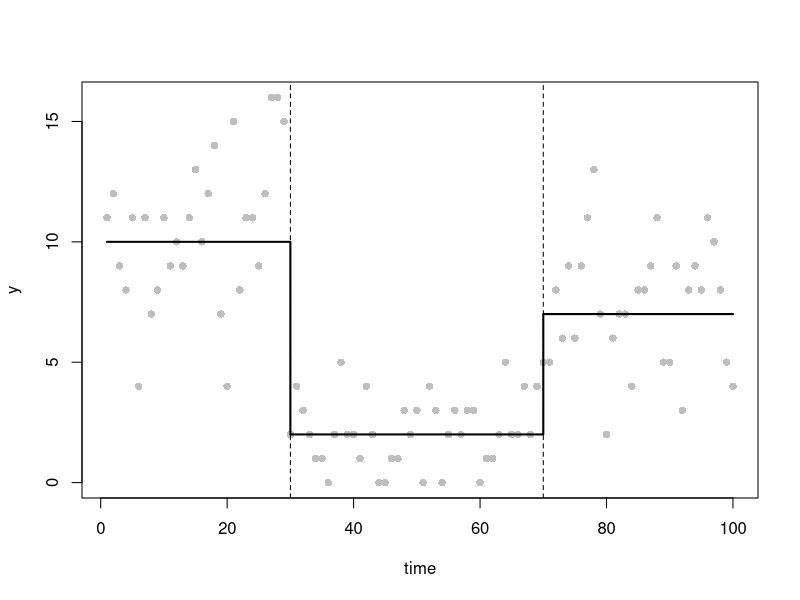
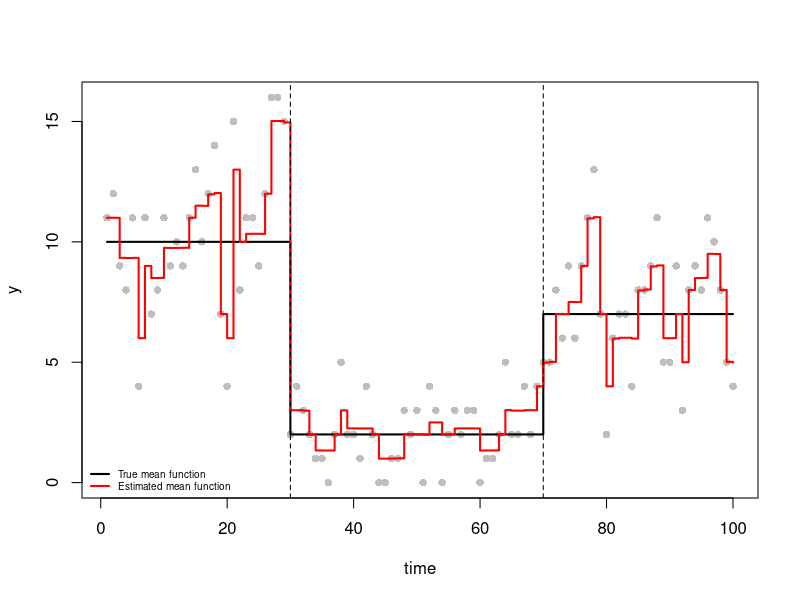
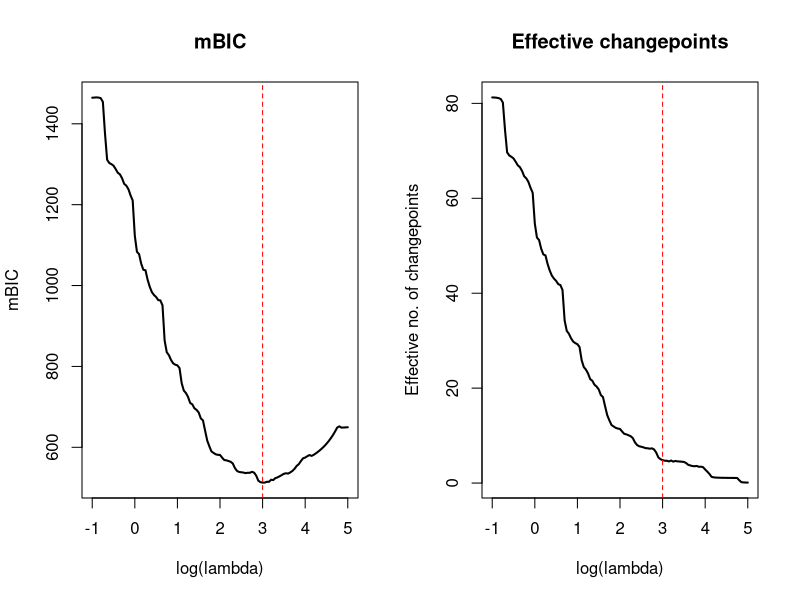
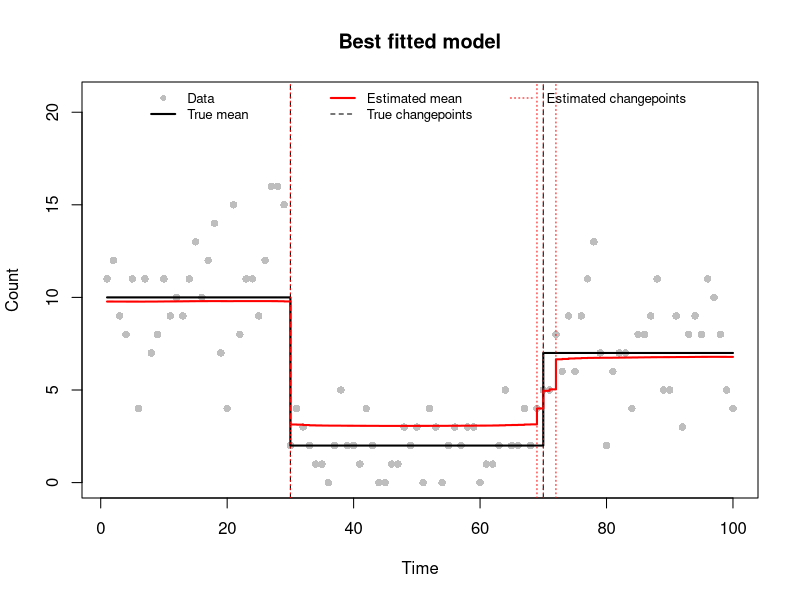
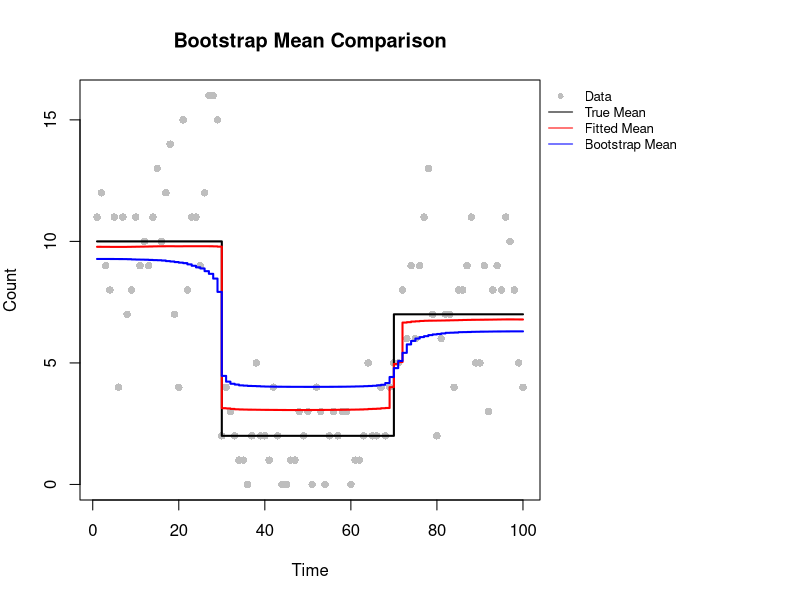
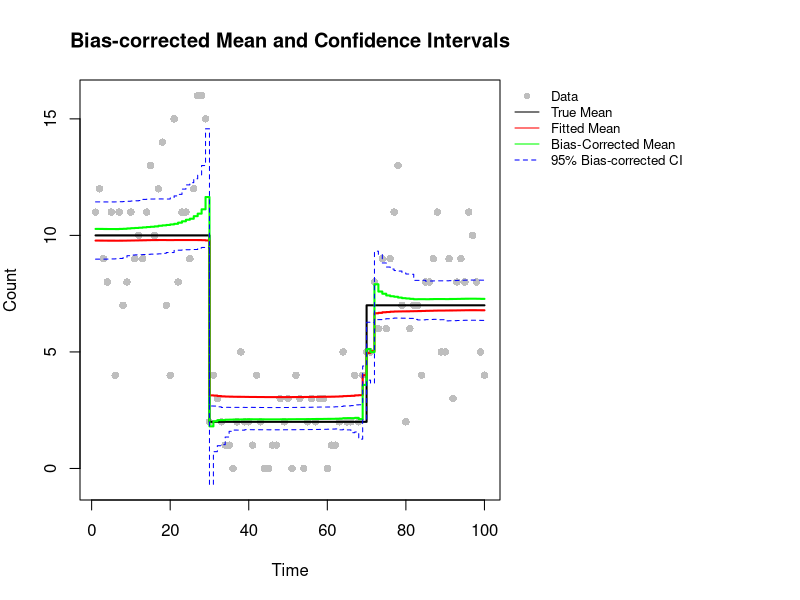

Write the R code that produced these figures, in order.
# ====================================================================
# Group 7 - Practical 3
# Team Members:
# Jiayi Qu (s2936988)
# Ting Wu (s2988142)
# Zimo Xiao (s2972405)

# GitHub repository:
# https://github.com/extended-statistical-programming/Practical3.git

# Overview:
# This practical estimates changepoints in Poisson count data using
# a smoothed LASSO penalty. We implement the objective, gradient and
# Hessian, and use BFGS optimization to estimate the mean function with
# an initial value of lambda = 1.
# Then we choose the best penalty value by minimizing mBIC and use the
# corresponding fitted model to estimate the mean function and
# effective changepoint positions.
# Parametric bootstrapping is then used to estimate uncertainty associated
# with the mean function from the best fitted model,
# correct bias and construct 95% confidence intervals.

# Contribution Statement:
# All team members contributed roughly equally (~33.3% each).
# 1. Jiayi Qu: Implemented the penalized objective, gradient and
#    Hessian, tested the derivatives and performed the initial fit with
#    lambda = 1. Wrote the overview.
# 2. Ting Wu: Wrote fit_poisson_lasso() to compute the effective
#    number of changepoints and mBIC, ran the lambda grid search
#    and selected the optimal penalty by minimising mBIC.
#    Estimated the number and locations of changepoints and
#    produced the mBIC and best-fit plots.
# 3. Zimo Xiao: Implemented the parametric bootstrap with 200 replications,
#    calculated the bias-corrected mean estimates and 95% basic bootstrap
#    confidence intervals, and produced comparison plots to evaluate the
#    estimation results.

# Collaborative Efforts:
# All parts of the practical were thoroughly discussed as a group.
# Each team member's code was reviewed by the other two after being
# committed to GitHub.

# ============================ FUNCTIONS ==============================
# Functions for Parts 2-6: objective, derivatives, derivative tests,
# and the per-lambda fit used in the grid search.
poisson_lasso_objective <- function(beta,
                                    y,
                                    lambda = 1,
                                    eps = 1e-6) {
  # Evaluate the smoothed LASSO-penalized Poisson objective.
  # Inputs:
  # beta - The parameter vector of length n.
  # y - Observed data vector.
  # lambda - The penalty parameter λ (default: 1).
  # eps - The smoothing parameter ϵ for approximating the absolute function
  # (default: 1e-6).
  # Outputs:
  # The objective value.
  eta <- cumsum(beta)
  # Calculate the negative log-likelihood.
  # lgamma(y + 1) computes more stably than log(factorial(y)).
  nll <- sum(exp(eta) - y * eta + lgamma(y + 1))
  lasso_penalty <- lambda * sum(sqrt(beta[-1]^2 + eps))
  return(nll + lasso_penalty)
}

poisson_lasso_grad <- function(beta,
                               y,
                               lambda = 1,
                               eps = 1e-6) {
  # Evaluate the gradient of the objective with respect to beta.
  # Inputs:
  # beta - The parameter vector of length n.
  # y - Observed data vector.
  # lambda - The penalty parameter λ (default: 1).
  # eps - The smoothing parameter ϵ for approximating the absolute function
  # (default: 1e-6).
  # Outputs:
  # Gradient vector with respect to beta.
  eta <- cumsum(beta)
  mu <- exp(eta)
  grad_nll <- rev(cumsum(rev(mu - y)))
  grad_penalty <- c(0, lambda * beta[-1] / sqrt(beta[-1]^2 + eps))
  return(grad_nll + grad_penalty)
}

first_derivative_test <- function(beta_test, y_test, h = 1e-6) {
  # Test the gradient using finite differences.
  # Inputs:
  # beta_test - The test parameter vector of length n.
  # y_test - The test data vector.
  # h - Finite-difference step size (default: 1e-6).
  # Outputs:
  # The maximum absolute difference between the
  # numerical and analytical gradients.
  grad_fd <- numeric(length(beta_test))
  for (j in seq_along(beta_test)) {
    beta_plus <- beta_test
    beta_minus <- beta_test
    beta_plus[j] <- beta_plus[j] + h
    beta_minus[j] <- beta_minus[j] - h
    C_plus <- poisson_lasso_objective(beta_plus, y_test)
    C_minus <- poisson_lasso_objective(beta_minus, y_test)
    grad_fd[j] <- (C_plus - C_minus) / (2 * h)
  }
  grad_test <- poisson_lasso_grad(beta_test, y_test)
  return(max(abs(grad_fd - grad_test)))
}

poisson_lasso_hess <- function(beta,
                               y,
                               lambda = 1,
                               eps = 1e-6) {
  # Evaluate the Hessian matrix of the objective.
  # Inputs:
  # beta - The parameter vector of length n.
  # y - Observed data vector.
  # lambda - The penalty parameter λ (default: 1).
  # eps - The smoothing parameter ϵ for approximating
  # the absolute function (default: 1e-6).
  # Outputs:
  # Hessian matrix with respect to beta.
  eta <- cumsum(beta)
  mu <- exp(eta)
  # Calculate Hessian of the negative log-likelihood.
  n <- length(beta)
  index <- outer(1:n, 1:n, pmax)
  s <- rev(cumsum(rev(mu)))
  H_nll <- matrix(s[index], n, n)
  # Calculate Hessian of the smoothed LASSO penalty.
  penalty_diag <- c(0, lambda * eps / (beta[-1]^2 + eps)^(3 / 2))
  return(H_nll + diag(penalty_diag))
}

second_derivative_test <- function(beta_test, y_test, h = 1e-6) {
  # Test the Hessian using finite differences.
  # Inputs:
  # beta_test - The test parameter vector of length n.
  # y_test - The test data vector.
  # h - Finite-difference step size (default: 1e-6).
  # Outputs:
  # The maximum absolute difference between the
  # numerical and analytical Hessian matrices.
  n <- length(beta_test)
  H_fd <- matrix(0, n, n)
  for (j in seq_along(beta_test)) {
    beta_plus <- beta_test
    beta_minus <- beta_test
    beta_plus[j] <- beta_plus[j] + h
    beta_minus[j] <- beta_minus[j] - h
    grad_plus <- poisson_lasso_grad(beta_plus, y_test)
    grad_minus <- poisson_lasso_grad(beta_minus, y_test)
    H_fd[, j] <- (grad_plus - grad_minus) / (2 * h)
  }
  H_test <- poisson_lasso_hess(beta_test, y_test)
  return(max(abs(H_fd - H_test)))
}

fit_poisson_lasso <- function(y, lambda, beta_start) {
  # Fit the model for one penalty value and score how good the fit is.
  # Inputs:
  # y - The observed data vector.
  # lambda - The penalty parameter lambda (larger = fewer jumps allowed).
  # beta_start - Starting values for beta (length n).
  # Outputs:
  # A list with:
  # beta - The fitted parameters.
  # mu - The fitted mean at each time point.
  # convergence - 0 if the optimizer reported successful convergence.
  # m_tilde - The effective number of changepoints.
  # mbic - The mBIC score (lower is better).
  
  fit <- optim(par = beta_start,
               fn = poisson_lasso_objective,
               gr = poisson_lasso_grad,
               lambda = lambda,
               y = y,
               method = "BFGS",
               control = list(maxit = 5000, reltol = 1e-9))
  
  # Warn if the optimizer did not finish, as the fit may be unreliable.
  if (fit$convergence != 0)
    warning("BFGS did not converge for lambda = ", signif(lambda, 4))
  
  beta <- fit$par
  mu <- exp(cumsum(beta))
  
  # EDF = trace(H_lambda^{-1} H_0), where H_lambda and H_0 are the Hessians
  # with and without the penalty at the fitted beta. solve(H_lambda, H_0)
  # gives H_lambda^{-1} H_0 and sum(diag(...)) takes its trace.
  # A clear jump contributes about 1 and a jump shrunk to zero about 0.
  # beta_1 (the baseline level) also counts 1, so subtract 1 to get the
  # effective number of changepoints.
  H_lambda <- poisson_lasso_hess(beta, y, lambda = lambda)
  H_0 <- poisson_lasso_hess(beta, y, lambda = 0)
  m_tilde <- sum(diag(solve(H_lambda, H_0))) - 1
  
  # Calculate mBIC using the log-likelihood without the LASSO penalty.
  # This balances goodness of fit against having too many changepoints.
  loglik <- sum(dpois(y, mu, log = TRUE))
  mbic <- 3 * m_tilde * log(length(y)) - 2 * loglik
  
  return(list(beta = beta,
              mu = mu,
              convergence = fit$convergence,
              m_tilde = m_tilde,
              mbic = mbic))
}


# ========================== MAIN ANALYSIS ============================

# ---------------------------------------------------------------------
# Part 1. Simulate data
# ---------------------------------------------------------------------
# Simulate Poisson changepoint data.
set.seed(12345)
n <- 100
time <- 1:n
# cpt positions (with tau_0 and tau_{m+1})
tau_true <- c(1, 30, 70, n + 1)
# number of cpts (m)
m_true <- length(tau_true) - 2
# segment parameters (theta_1, theta_2, theta_3)
theta_true <- c(10, 2, 7)
## mean function
mu_true <- numeric(n)
for (i in seq_along(theta_true))
  mu_true[tau_true[i]:(tau_true[i + 1] - 1)] <- theta_true[i]
y <- rpois(n, lambda = mu_true)
plot(time, y, pch = 16, col = "grey")
lines(mu_true,
      col = "black",
      lwd = 2,
      type = "s")
abline(v = tau_true[-c(1, length(tau_true))], lty = "dashed")

# ---------------------------------------------------------------------
# Part 2. Check derivatives by finite differencing
# ---------------------------------------------------------------------
# Check the gradient and Hessian using finite differences.
grad_error <- first_derivative_test(c(log(2), 0, log(5), 0), c(1, 2, 3, 4))
hess_error <- second_derivative_test(c(log(2), 0, log(5), 0), c(1, 2, 3, 4))
print(c(gradient = grad_error, hessian = hess_error))
# The small differences support the analytical derivatives.

# ---------------------------------------------------------------------
# Part 3. Initial fit (lambda = 1)
# ---------------------------------------------------------------------
# Fit the initial model using BFGS with lambda = 1.
beta_initial <- numeric(n)
beta_initial[1] <- log(mean(y))
fit <- optim(par = beta_initial,
             fn = poisson_lasso_objective,
             gr = poisson_lasso_grad,
             lambda = 1,
             y = y,
             method = "BFGS",
             control = list(maxit = 5000, reltol = 1e-9))
# Check the algorithm convergence and the maximum absolute gradient.
if (fit$convergence != 0)
  warning("Initial BFGS fit did not converge")
max(abs(poisson_lasso_grad(fit$par, y)))
# BFGS converged successfully and the gradient is close to zero.

# Evaluate the mean function from the parameter estimates.
mu_hat <- exp(cumsum(fit$par))
# Plot the data (y) and add both the true (mu_true) and
# estimated (mu_hat) mean functions.
# The diagram shows that the estimated mean function
# captures the main changes near times 30 and 70,
# with some fluctuations within each segment.
plot(time, y, pch = 16, col = "grey")
lines(mu_true,
      col = "black",
      lwd = 2,
      type = "s")
lines(mu_hat,
      col = "red",
      lwd = 2,
      type = "s")
abline(v = tau_true[-c(1, length(tau_true))], lty = "dashed")
legend("bottomleft",
       legend = c("True mean function", "Estimated mean function"),
       col = c("black", "red"),
       lwd = 2,
       bty = "n",
       cex = 0.6)

# ---------------------------------------------------------------------
# Part 4. Choose lambda by mBIC
# ---------------------------------------------------------------------
# Try a grid of lambda values and choose the one with the lowest mBIC.
log_lambda <- seq(-1, 5, by = 0.05)
len_log_lambda <- length(log_lambda)
mbic <- numeric(len_log_lambda)
m_tilde <- numeric(len_log_lambda)
convergence <- numeric(len_log_lambda)

beta_start <- beta_initial
best_fit <- NULL

# Record the time taken for the grid search.
grid_time <- system.time(
  for (i in seq_along(log_lambda)) {
    grid_fit <- fit_poisson_lasso(y,
                                  exp(log_lambda[i]),
                                  beta_start)
    
    mbic[i] <- grid_fit$mbic
    m_tilde[i] <- grid_fit$m_tilde
    convergence[i] <- grid_fit$convergence
    
    # Remember the best fit so far, so Part 5 can reuse it.
    # Update only on a strictly smaller mBIC, so ties keep the first
    # minimum, matching which.min() below.
    if (i == 1 || mbic[i] < min(mbic[seq_len(i - 1)]))
      best_fit <- grid_fit
    
    # Start the next fit from the current solution to save time.
    beta_start <- grid_fit$beta
  }
)

# Check the elapsed time.
grid_time["elapsed"]

# Check whether every fit converged successfully.
all(convergence == 0)

# Select the lambda value with the smallest mBIC.
lambda_hat <- exp(log_lambda[which.min(mbic)])
lambda_hat

# All fits reported convergence. The selected lambda lies
# inside the search grid rather than at its boundaries.

# Plot mBIC and the effective number of changepoints against log(lambda).
par(mfrow = c(1, 2))

plot(log_lambda,
     mbic,
     type = "l",
     lwd = 2,
     xlab = "log(lambda)",
     ylab = "mBIC",
     main = "mBIC")

abline(v = log(lambda_hat),
       lty = "dashed",
       col = "red")

plot(log_lambda,
     m_tilde,
     type = "l",
     lwd = 2,
     xlab = "log(lambda)",
     ylab = "Effective no. of changepoints",
     main = "Effective changepoints")

abline(v = log(lambda_hat),
       lty = "dashed",
       col = "red")

par(mfrow = c(1, 1))

# Small lambda values allow many changepoints, while large lambda values
# penalise changes more strongly and therefore give fewer changepoints.
# The red dashed line marks the selected lambda.

# ---------------------------------------------------------------------
# Part 5. Best fit and estimated changepoints
# ---------------------------------------------------------------------
# Use the best fit to estimate the changepoints.
# best_fit is the converged fit already obtained at lambda_hat in Part 4,
# so it is reused here instead of running optim() again.
best_fit$convergence

beta_hat <- best_fit$beta
mu_hat <- best_fit$mu

# Estimate the number of changepoints by rounding m_tilde down.
m_hat <- floor(best_fit$m_tilde)

# Select the m_hat largest absolute jumps, excluding beta_1.
# Add 1 to convert their indices back to time points.
# seq_len(m_hat) also handles the case of no changepoints.
tau_hat <- sort(
  order(abs(beta_hat[-1]), decreasing = TRUE)[seq_len(m_hat)] + 1
)

if (m_hat == 0)
  message("No changepoints detected at lambda_hat.")

# Display the effective and estimated numbers of changepoints.
c(m_tilde = best_fit$m_tilde,
  m_hat = m_hat)

# Display the estimated changepoint locations.
tau_hat
# Four changepoints are estimated, at times 30, 69, 70 and 72
# (truth: 30 and 70). The first true changepoint is recovered exactly;
# near the second, several adjacent changepoints are estimated.


# Plot the data, true and estimated mean functions, and changepoints.
plot(time,
     y,
     pch = 16,
     col = "grey",
     ylim = c(0, 1.3 * max(y)),
     xlab = "Time",
     ylab = "Count",
     main = "Best fitted model")

# True mean function.
lines(mu_true,
      col = "black",
      lwd = 2,
      type = "s")

# Estimated mean function.
lines(mu_hat,
      col = "red",
      lwd = 2,
      type = "s")

# True changepoints.
abline(v = tau_true[-c(1, length(tau_true))],
       lty = "dashed")

# Estimated changepoints.
abline(v = tau_hat,
       lty = "dotted",
       col = "red")

legend("top",
       legend = c("Data",
                  "True mean",
                  "Estimated mean",
                  "True changepoints",
                  "Estimated changepoints"),
       col = c("grey",
               "black",
               "red",
               "black",
               "red"),
       pch = c(16, NA, NA, NA, NA),
       lty = c(NA, 1, 1, 2, 3),
       lwd = c(NA, 2, 2, 1, 1),
       ncol = 3,
       bty = "n",
       cex = 0.8)

# ---------------------------------------------------------------------
# Part 6. Parametric bootstrap and bias correction
# ---------------------------------------------------------------------
# Parametric bootstrap and uncertainty estimation.
set.seed(55555)
b <- 200
# Cap the total number of fitting attempts so the loop always terminates.
max_attempts <- 1000
# Initialize storage for bootstrap estimates.
sample_matrix <- matrix(data = NA, nrow = b, ncol = n)

i <- 1
j <- 0
while (i <= b && j < max_attempts) {
  # Repeat until b converged bootstrap fits are obtained,
  # or until max_attempts fits have been tried.
  # Simulate Poisson data using the fitted mean.
  y_sim <- rpois(n, mu_hat)
  fit_boot <- optim(
    par = beta_hat,
    fn = poisson_lasso_objective,
    gr = poisson_lasso_grad,
    y = y_sim,
    lambda = lambda_hat,
    method = "BFGS",
    control = list(maxit = 5000, reltol = 1e-9)
  )
  # Store the fitted mean only if BFGS reports convergence.
  if (fit_boot$convergence == 0) {
    eta <- cumsum(fit_boot$par)
    mu <- exp(eta)
    sample_matrix[i, ] <- mu
    i <- i + 1
  }
  # Count all fitting attempts.
  j <- j + 1
}

# Stop if fewer than b bootstrap fits converged.
n_success <- i - 1
if (n_success < b) {
  stop("Only ", n_success, " of ", b,
          " bootstrap fits converged within ", max_attempts, " attempts.")
}
  

# Count the bootstrap fits that did not converge.
# All 200 fits converged in the test using seed 55555.
fail_fits <- j - n_success
print(fail_fits)

# Average the bootstrap estimates at each time point.
colmean <- colMeans(sample_matrix)

# Compare the true, fitted and bootstrap-average mean by plotting a graph.
par(mar = c(5, 4, 4, 13))
plot(time, y,
     main = "Bootstrap Mean Comparison",
     ylim = range(c(y, mu_true, mu_hat, colmean)),
     pch = 16,
     col = "grey",
     xlab = "Time",
     ylab = "Count")
lines(time, mu_true,
      type = "s",
      col = "black",
      lwd = 2)
lines(time, mu_hat,
      type = "s",
      col = "red",
      lwd = 2)
lines(time, colmean,
      type = "s",
      col = "blue",
      lwd = 2)
legend("topright",
       inset = c(-0.31, 0),
       legend = c("Data", "True Mean",
                  "Fitted Mean", "Bootstrap Mean"),
       col = c("grey", "black", "red", "blue"),
       pch = c(16, NA, NA, NA),
       lty = c(NA, 1, 1, 1),
       xpd = NA,
       bty = "n",
       cex = 0.8)
print(mean(abs(mu_hat - mu_true)))
print(mean(abs(colmean - mu_true)))
# The fitted mean captures the main changes near times 30 and 70.
# The bootstrap average is smoother near the changepoints
# and deviates further from the true mean in parts of the series.
# This reflects bias from penalisation and
# motivates the bootstrap bias correction.

# Correct the fitted mean using the bootstrap bias estimate.
correctmu <- 2 * mu_hat - colmean

# Compute the pointwise 95% basic bootstrap confidence intervals.
CI <- apply(sample_matrix, 2, FUN = quantile, probs = c(0.025, 0.975))
QL <- CI[1, ]
QU <- CI[2, ]
CQL <- 2 * mu_hat - QU
CQU <- 2 * mu_hat - QL

# Check that the lower bounds do not exceed the upper bounds.
print(all(CQL <= CQU))

# ---------------------------------------------------------------------
# Part 7. Final plot: bias-corrected mean and confidence bounds
# ---------------------------------------------------------------------
# Compare the true, fitted and bias-corrected mean functions.
# Add the pointwise 95% confidence bounds.
par(mar = c(5, 4, 4, 15))
plot(time, y,
     main = "Bias-corrected Mean and Confidence Intervals",
     ylim = range(c(y, mu_true, mu_hat,
                    correctmu, CQL, CQU)),
     pch = 16,
     col = "grey",
     xlab = "Time",
     ylab = "Count")
lines(time, mu_true,
      type = "s",
      col = "black",
      lwd = 2)
lines(time, mu_hat,
      type = "s",
      col = "red",
      lwd = 2)
lines(time, correctmu,
      type = "s",
      col = "green",
      lwd = 2)
lines(time, CQL,
      type = "s",
      col = "blue",
      lty = 2)
lines(time, CQU,
      type = "s",
      col = "blue",
      lty = 2)
legend("topright",
       inset = c(-0.45, 0),
       legend = c("Data", "True Mean", "Fitted Mean",
                  "Bias-Corrected Mean",
                  "95% Bias-corrected CI"),
       col = c("grey", "black", "red", "green", "blue"),
       pch = c(16, NA, NA, NA, NA),
       lty = c(NA, 1, 1, 1, 2),
       xpd = NA,
       bty = "n",
       cex = 0.8)
# Bias correction may overshoot near changepoints when
# the bootstrap average differs substantially from the fitted mean.


print(sum(CQL < 0))
# The basic bootstrap CI has one negative lower bound,
# although the Poisson mean must be positive.
# This illustrates a limitation of the interval method.

print(mean(abs(correctmu - mu_true)))
# Bias correction reduces the MAE for this simulated dataset.
